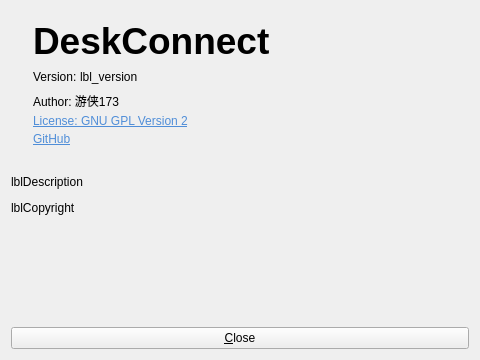
<?xml version="1.0" encoding="UTF-8"?>
<ui version="4.0">
 <class>AboutDialog</class>
 <widget class="QDialog" name="AboutDialog">
  <property name="windowModality">
   <enum>Qt::WindowModality::ApplicationModal</enum>
  </property>
  <property name="geometry">
   <rect>
    <x>0</x>
    <y>0</y>
    <width>480</width>
    <height>360</height>
   </rect>
  </property>
  <property name="windowTitle">
   <string>About DeskConnect</string>
  </property>
  <property name="windowIcon">
   <iconset theme="help-about"/>
  </property>
  <property name="modal">
   <bool>true</bool>
  </property>
  <layout class="QVBoxLayout" name="verticalLayout">
   <property name="spacing">
    <number>12</number>
   </property>
   <item>
    <widget class="QWidget" name="frameLogo" native="true">
     <layout class="QGridLayout" name="gridLayout">
      <property name="verticalSpacing">
       <number>4</number>
      </property>
      <item row="0" column="0" rowspan="7">
       <widget class="QLabel" name="lblIcon">
        <property name="sizePolicy">
         <sizepolicy hsizetype="Preferred" vsizetype="Fixed">
          <horstretch>0</horstretch>
          <verstretch>0</verstretch>
         </sizepolicy>
        </property>
       </widget>
      </item>
      <item row="0" column="1">
       <widget class="QLabel" name="lblName">
        <property name="font">
         <font>
          <pointsize>28</pointsize>
          <bold>true</bold>
         </font>
        </property>
        <property name="text">
         <string notr="true">DeskConnect</string>
        </property>
        <property name="alignment">
         <set>Qt::AlignmentFlag::AlignBottom|Qt::AlignmentFlag::AlignLeading|Qt::AlignmentFlag::AlignLeft</set>
        </property>
       </widget>
      </item>
      <item row="1" column="1">
       <widget class="QWidget" name="widget_2" native="true">
        <layout class="QHBoxLayout" name="horizontalLayout">
         <property name="spacing">
          <number>0</number>
         </property>
         <property name="leftMargin">
          <number>0</number>
         </property>
         <property name="topMargin">
          <number>0</number>
         </property>
         <property name="rightMargin">
          <number>0</number>
         </property>
         <property name="bottomMargin">
          <number>0</number>
         </property>
         <item>
          <widget class="QLabel" name="label">
           <property name="sizePolicy">
            <sizepolicy hsizetype="Maximum" vsizetype="Fixed">
             <horstretch>0</horstretch>
             <verstretch>0</verstretch>
            </sizepolicy>
           </property>
           <property name="text">
            <string>Version: </string>
           </property>
          </widget>
         </item>
         <item>
          <widget class="QLabel" name="lblVersion">
           <property name="sizePolicy">
            <sizepolicy hsizetype="Maximum" vsizetype="Fixed">
             <horstretch>0</horstretch>
             <verstretch>0</verstretch>
            </sizepolicy>
           </property>
           <property name="text">
            <string notr="true">lbl_version</string>
           </property>
          </widget>
         </item>
         <item>
          <widget class="QPushButton" name="btnCopyVersion">
           <property name="maximumSize">
            <size>
             <width>32</width>
             <height>16777215</height>
            </size>
           </property>
           <property name="toolTip">
            <string>Copy version info</string>
           </property>
           <property name="flat">
            <bool>true</bool>
           </property>
          </widget>
         </item>
         <item>
          <spacer name="horizontalSpacer">
           <property name="orientation">
            <enum>Qt::Orientation::Horizontal</enum>
           </property>
           <property name="sizeHint" stdset="0">
            <size>
             <width>40</width>
             <height>10</height>
            </size>
           </property>
          </spacer>
         </item>
        </layout>
       </widget>
      </item>
      <item row="2" column="1">
       <widget class="QLabel" name="lblAuthor">
        <property name="text">
         <string>Author: 游侠173</string>
        </property>
       </widget>
      </item>
      <item row="3" column="1">
       <widget class="QLabel" name="linkGpl">
        <property name="text">
         <string>&lt;!DOCTYPE HTML PUBLIC &quot;-//W3C//DTD HTML 4.0//EN&quot; &quot;http://www.w3.org/TR/REC-html40/strict.dtd&quot;&gt;
&lt;html&gt;&lt;head&gt;&lt;meta name=&quot;qrichtext&quot; content=&quot;1&quot; /&gt;&lt;/head&gt;&lt;body&gt;
&lt;p style=&quot; margin-top:0px; margin-bottom:0px; margin-left:0px; margin-right:0px;&quot;&gt;&lt;a href=&quot;https://www.gnu.org/licenses/old-licenses/gpl-2.0.html&quot;&gt;&lt;span style=&quot; text-decoration: underline; color:#508ed8;&quot;&gt;License: GNU GPL Version 2&lt;/span&gt;&lt;/a&gt;&lt;/p&gt;&lt;/body&gt;&lt;/html&gt;</string>
        </property>
        <property name="openExternalLinks">
         <bool>true</bool>
        </property>
       </widget>
      </item>
      <item row="4" column="1">
       <widget class="QLabel" name="linkContributors">
        <property name="text">
         <string>&lt;!DOCTYPE HTML PUBLIC &quot;-//W3C//DTD HTML 4.0//EN&quot; &quot;http://www.w3.org/TR/REC-html40/strict.dtd&quot;&gt;
&lt;html&gt;&lt;head&gt;&lt;meta name=&quot;qrichtext&quot; content=&quot;1&quot; /&gt;&lt;/head&gt;&lt;body&gt;
&lt;p style=&quot; margin-top:0px; margin-bottom:0px; margin-left:0px; margin-right:0px;&quot;&gt;&lt;a href=&quot;https://github.com/youxia173/DeskConnect&quot;&gt;&lt;span style=&quot; text-decoration: underline; color:#508ed8;&quot;&gt;GitHub&lt;/span&gt;&lt;/a&gt;&lt;/p&gt;&lt;/body&gt;&lt;/html&gt;</string>
        </property>
        <property name="openExternalLinks">
         <bool>true</bool>
        </property>
       </widget>
      </item>
     </layout>
    </widget>
   </item>
   <item>
    <widget class="QLabel" name="lblDescription">
     <property name="text">
      <string notr="true">lblDescription</string>
     </property>
    </widget>
   </item>
   <item>
    <widget class="QLabel" name="lblCopyright">
     <property name="text">
      <string notr="true">lblCopyright</string>
     </property>
     <property name="wordWrap">
      <bool>true</bool>
     </property>
    </widget>
   </item>
   <item>
    <spacer name="verticalSpacer">
     <property name="orientation">
      <enum>Qt::Orientation::Vertical</enum>
     </property>
     <property name="sizeHint" stdset="0">
      <size>
       <width>20</width>
       <height>40</height>
      </size>
     </property>
    </spacer>
   </item>
   <item>
    <widget class="QPushButton" name="btnOk">
     <property name="text">
      <string>&amp;Close</string>
     </property>
     <property name="icon">
      <iconset theme="window-close"/>
     </property>
    </widget>
   </item>
  </layout>
 </widget>
 <resources/>
 <connections/>
</ui>
